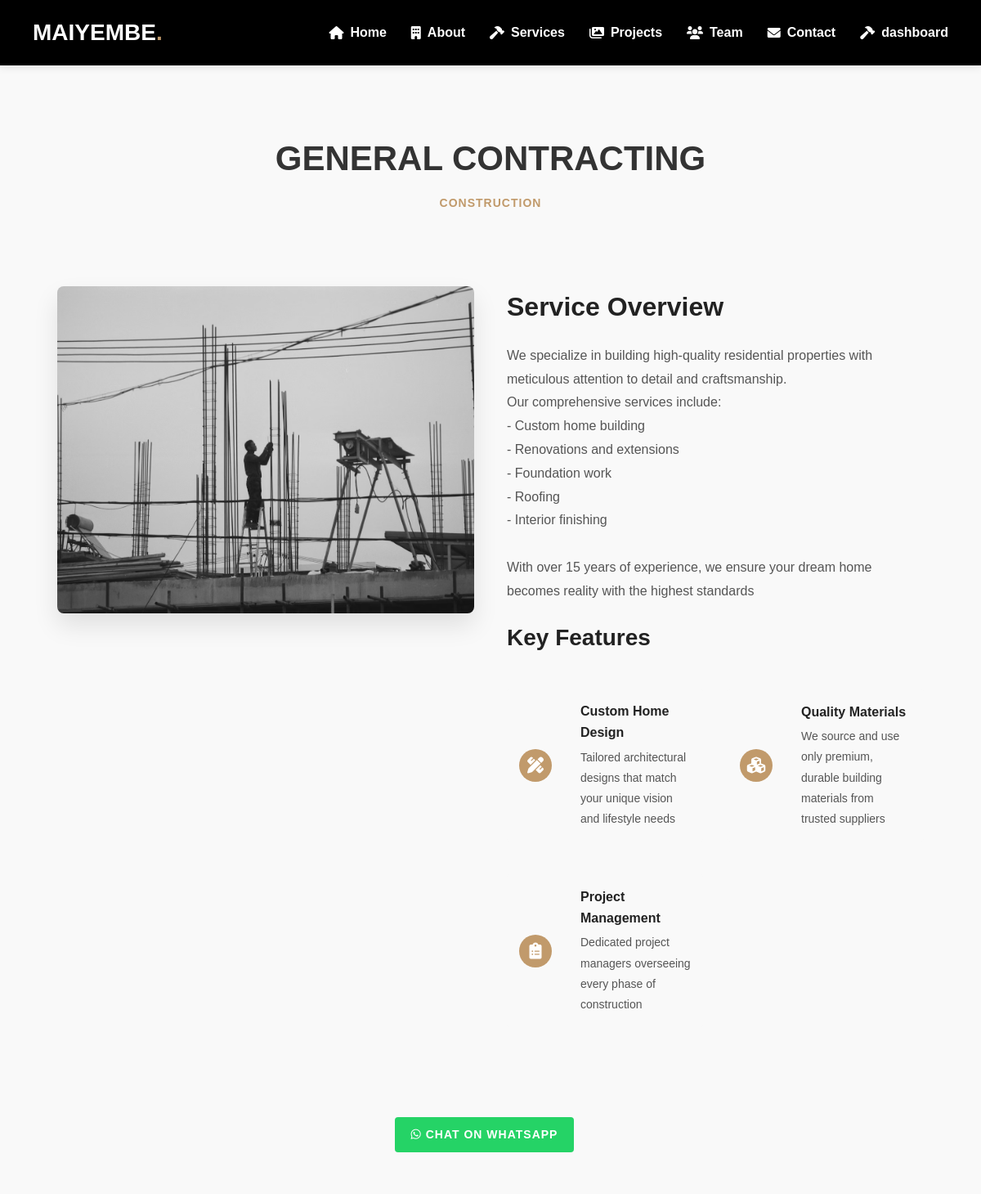
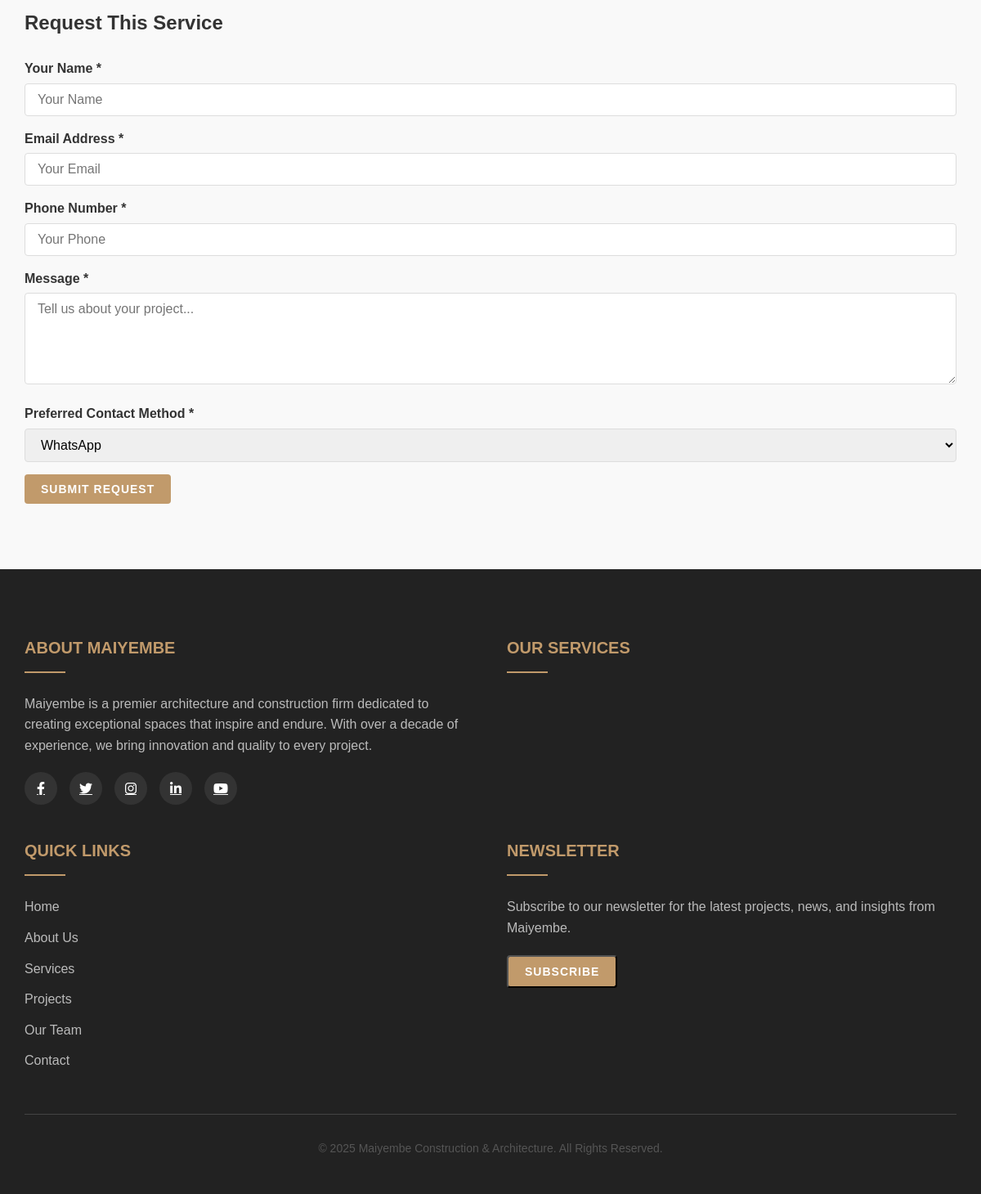
Page /services/general-contracting/ on the committed database (2 pictures, top to bottom).
### core/models.py (models this page shows, shortened)
class Service(models.Model):
    title = models.CharField(max_length=100)
    slug = models.SlugField(unique=True, blank=True)
    short_description = models.TextField(help_text="Brief description for cards and listings", null=True, blank=True)
    full_description = models.TextField(help_text="Detailed description for service page", null=True, blank=True)
    image = models.ImageField(upload_to='services/')
    SERVICE_CATEGORIES = [
        ('design', 'Design & Planning'),
        ('construction', 'Construction'),
        ('electrical', 'Electrical'),
        ('plumbing', 'Plumbing'),
        ('management', 'Property Management'),
        ('other', 'Other Services'),
    ]
    category = models.CharField(
        max_length=50,
        choices=SERVICE_CATEGORIES,
        default='construction'
    )
    icon = models.CharField(
        max_length=50,
        help_text="Font Awesome icon class (e.g. 'fas fa-home')",
        blank=True
    )
    is_featured = models.BooleanField(default=False)
    display_order = models.PositiveIntegerField(default=0)
    created_at = models.DateTimeField(auto_now_add=True)
    updated_at = models.DateTimeField(auto_now=True)
    is_active = models.BooleanField(default=True)
    created_by = models.ForeignKey(
        settings.AUTH_USER_MODEL,
        on_delete=models.SET_NULL,
        null=True,
        related_name='services_created'
    )
    last_updated_by = models.ForeignKey(
        settings.AUTH_USER_MODEL,
        on_delete=models.SET_NULL,
        null=True,
        related_name='services_updated'
    )
    created_at = models.DateTimeField(auto_now_add=True)
    updated_at = models.DateTimeField(auto_now=True)
    class Meta:
        ordering = ['display_order']

class ServiceFeature(models.Model):
    service = models.ForeignKey(
        Service,
        related_name='features',
        on_delete=models.CASCADE
    )
    title = models.CharField(max_length=200)
    description = models.TextField(blank=True)
    icon = models.CharField(
        max_length=50,
        blank=True,
        help_text="Font Awesome icon class (e.g. 'fas fa-check')"
    )

### core/views.py (the view)
# urls.py: path('services/<slug:slug>/', ServiceDetailView.as_view(), name='service_detail'),
class ServiceDetailView(DetailView):
    model = Service
    template_name = 'services/service_detail.html'
    context_object_name = 'service'
    slug_field = 'slug'
    slug_url_kwarg = 'slug'
    def get_context_data(self, **kwargs):
        context = super().get_context_data(**kwargs)
        context['service_request_form'] = ServiceRequestForm(
            initial={'service': self.object.id}
        )
        return context

### templates/services/service_detail.html (shortened to what this page needs)
{% extends 'base.html' %}
{% load static %}
{% block content %}
<section class="service-detail">
    <div class="container">
        <div class="service-header">
            <h1>{{ service.title|upper }}</h1>
            <p class="service-category">{{ service.get_category_display }}</p>
        </div>
        <div class="service-content">
            <div class="service-image">
                <img src="{{ service.image.url }}" alt="{{ service.title }}">
            </div>
            <div class="service-description">
                <h2>Service Overview</h2>
                {{ service.full_description|linebreaks }}
                {% if service.features.all %}
                <h3>Key Features</h3>
                <div class="features-grid">
                    {% for feature in service.features.all %}
                    <div class="feature-item">
                        <div class="feature-icon">
                            <i class="{{ feature.icon|default:'fas fa-check' }}"></i>
                        </div>
                        <div class="feature-content">
                            <h4>{{ feature.title }}</h4>
                            {% if feature.description %}
                            <p>{{ feature.description }}</p>
                            {% endif %}
                        </div>
                    </div>
                    {% endfor %}
                </div>
                {% endif %}
            </div>
        </div>
        <div class="service-cta">
            <a href="https://wa.me/260779838119?text=I'm%20interested%20in%20your%20{{ service.title|urlencode }}%20service.%20Please%20contact%20me%20with%20more%20information."
               class="btn btn-whatsapp"
               target="_blank">
               <i class="fab fa-whatsapp"></i> CHAT ON WHATSAPP
            </a>
        </div>
        <div class="service-request-form">
            <h2>Request This Service</h2>
            <form id="serviceRequestForm" method="post" action="{% url 'core:submit_service_request' %}">
                <div class="form-group">
                    <label>Your Name *</label>
                    {{ service_request_form.name }}
                </div>
                <div class="form-group">
                    <label>Email Address *</label>
                    {{ service_request_form.email }}
                </div>
                <div class="form-group">
                    <label>Phone Number *</label>
                    {{ service_request_form.phone }}
                </div>
                <div class="form-group">
                    <label>Message *</label>
                    {{ service_request_form.message }}
                </div>
                <div class="form-group">
                    <label>Preferred Contact Method *</label>
                    {{ service_request_form.contact_method }}
                </div>
                <button type="submit" class="btn btn-primary" id="submit-btn">Submit Request</button>
            </form>
        </div>
    </div>
</section>
{% endblock %}

### rows in the picture
Service: title "GENERAL CONTRACTING", category "CONSTRUCTION", image (picture), full_description "We specialize in building high-quality residential properties with meticulous attention to detail and craftsmanship. Our comprehensive services include: - Custom home building - Renovations and extensions - Foundation work - Roofing - Interior finishing With over 15 years of experience, we ensure your dream home becomes reality with the highest standards"
ServiceFeature: title "Custom Home Design", description "Tailored architectural designs that match your unique vision and lifestyle needs"
ServiceFeature: title "Quality Materials", description "We source and use only premium, durable building materials from trusted suppliers"
ServiceFeature: title "Project Management", description "Dedicated project managers overseeing every phase of construction"
